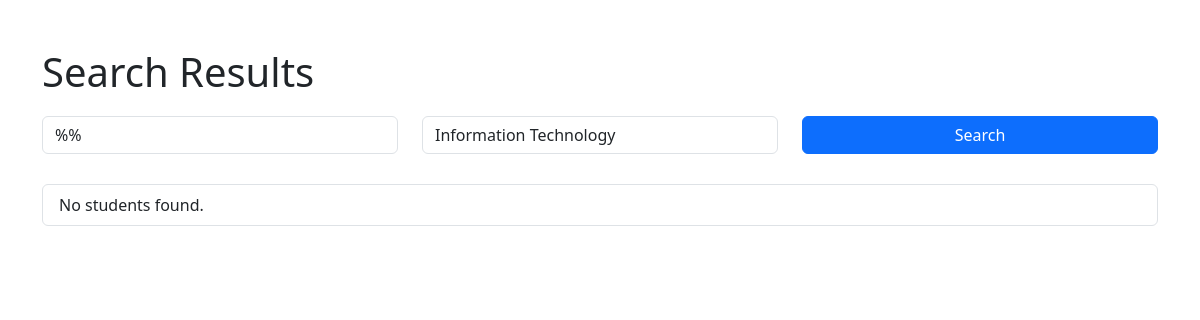
Page /search.php on the earlier database version.
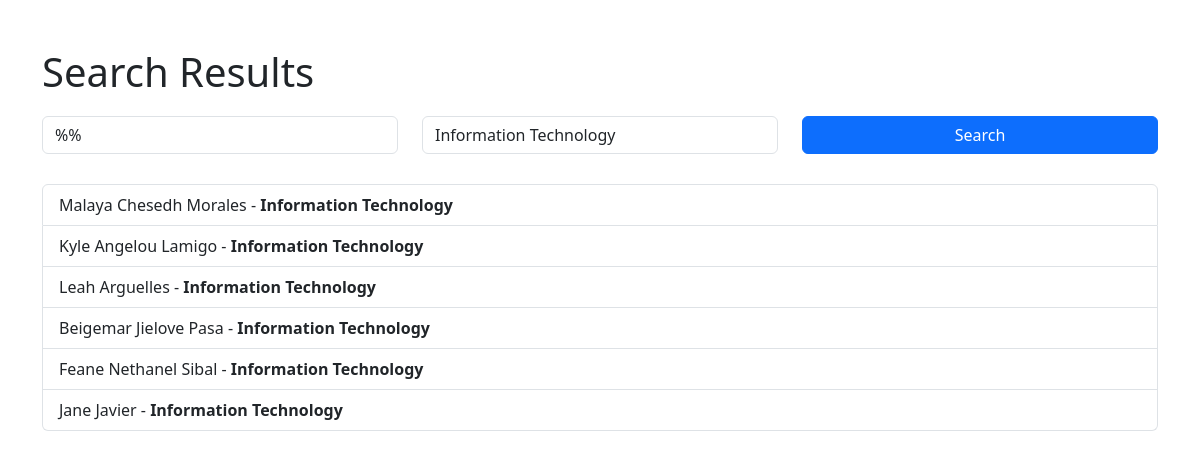
Same page on the later database version.
### tables this page shows
CREATE TABLE `students` (
  `id` int(11) NOT NULL,
  `first_name` varchar(50) NOT NULL,
  `last_name` varchar(50) NOT NULL,
  `department` varchar(50) NOT NULL,
  `age` int(11) DEFAULT NULL,
  `gender` enum('Male','Female') DEFAULT NULL,
  `deleted_at` datetime DEFAULT NULL
);

### search.php (the view, shortened to what this page needs)
<?php
require 'config.php';
$query = $_GET['query'] ?? '';
$department = $_GET['department'] ?? 'Information Technology';
$stmt = $conn->prepare("SELECT * FROM students WHERE department = :department AND (first_name LIKE :query OR last_name LIKE :query)");
$stmt->bindParam(':department', $department);
$stmt->bindParam(':query', $query, PDO::PARAM_STR);
$query = "%$query%";
$stmt->execute();
$students = $stmt->fetchAll(PDO::FETCH_ASSOC);
?>
<!DOCTYPE html>
<html lang="en">
<head>
    <link href="https://cdn.jsdelivr.net/npm/bootstrap@5.3.0-alpha3/dist/css/bootstrap.min.css" rel="stylesheet">
</head>
<body>
    <div class="container mt-5">
        <h1>Search Results</h1>
        <div class="search-container">
            <form method="GET" action="">
                <div class="row">
                    <div class="col-md-4">
                        <input type="text" name="query" class="form-control" placeholder="Search by name" value="<?php echo htmlspecialchars($query); ?>">
                    </div>
                    <div class="col-md-4">
                        <select name="department" class="form-control">
                            <option value="Information Technology" <?php if ($department == 'Information Technology') echo 'selected'; ?>>Information Technology</option>
                        </select>
                    </div>
                    <div class="col-md-4">
                        <button type="submit" class="btn btn-primary w-100"><i class="fas fa-search"></i> Search</button>
                    </div>
                </div>
            </form>
        </div>
        <ul class="list-group">
            <?php if (empty($students)): ?>
                <li class="list-group-item">No students found.</li>
            <?php else: ?>
                <?php foreach ($students as $student): ?>
                    <li class="list-group-item">
                        <?php echo htmlspecialchars($student['first_name'] . ' ' . $student['last_name']); ?> -
                        <strong><?php echo htmlspecialchars($student['department']); ?></strong>
                    </li>
                <?php endforeach; ?>
            <?php endif; ?>
        </ul>
    </div>
</body>
</html>

Differences in the rows shown:
added students: first_name+last_name "Malaya Chesedh Morales", department "Information Technology"
added students: first_name+last_name "Kyle Angelou Lamigo", department "Information Technology"
added students: first_name+last_name "Leah Arguelles", department "Information Technology"
added students: first_name+last_name "Beigemar Jielove Pasa", department "Information Technology"
added students: first_name+last_name "Feane Nethanel Sibal", department "Information Technology"
added students: first_name+last_name "Jane Javier", department "Information Technology"
Other differences:
text no longer shown: "No students found."
